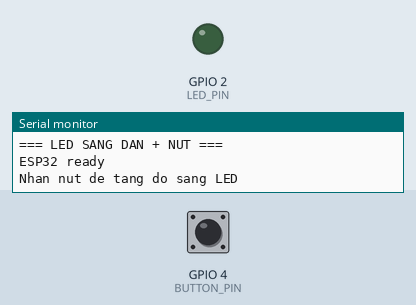
Bench run of a program on a simulated ESP32. Parts: output pins drawn as LEDs (lit = HIGH), the last lines printed to the serial monitor. The inputs (shaded band) are chosen by the test bench; at power-on: GPIO 4 (BUTTON_PIN) HIGH.

Above: at 1.2 s.
1.3 s: GPIO 4 (BUTTON_PIN) pulled LOW for 0.15 s
At 1.9 s:
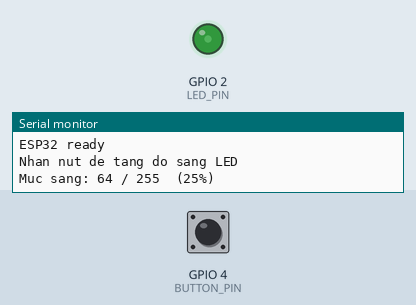
2.9 s: GPIO 4 (BUTTON_PIN) pulled LOW for 1 s
At 3.2 s:
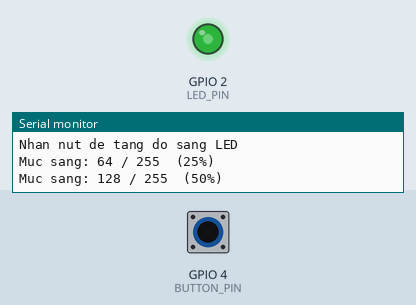
5.4 s: GPIO 4 (BUTTON_PIN) pulled LOW for 0.15 s
At 6.3 s:
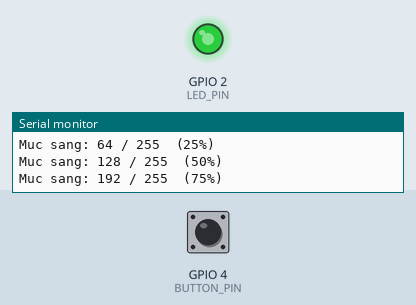
7.0 s: GPIO 4 (BUTTON_PIN) pulled LOW for 3.2 s
At 7.5 s:
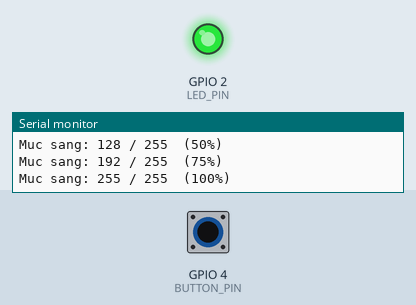
Timing chart, 0 to 10.0 s (numbered marks = the images above; inputs shaded):
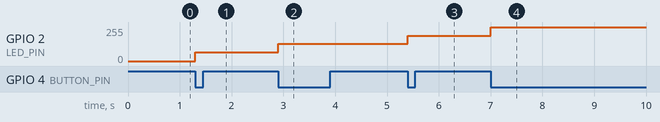

Measured:
- after the input at 1.3 s, GPIO 2 (LED_PIN): 0/255 → 64/255 at once
- after the input at 2.9 s, GPIO 2 (LED_PIN): 64/255 → 128/255 at once
- after the input at 5.4 s, GPIO 2 (LED_PIN): 128/255 → 191/255 at once
- after the input at 7.0 s, GPIO 2 (LED_PIN): 191/255 → 255/255 at once

The program:

main.cpp
```cpp
#include <Arduino.h>

#define LED_PIN 2
#define BUTTON_PIN 4
#define PWM_CHANNEL 0
#define PWM_FREQUENCY 5000
#define PWM_RESOLUTION 8

const uint8_t brightnessLevels[] = {0, 64, 128, 192, 255};
const size_t brightnessCount = sizeof(brightnessLevels) / sizeof(brightnessLevels[0]);

uint8_t brightnessIndex = 0;
bool lastButtonState = HIGH;

void setup()
{
    Serial.begin(115200);

    pinMode(BUTTON_PIN, INPUT_PULLUP);

    ledcSetup(PWM_CHANNEL, PWM_FREQUENCY, PWM_RESOLUTION);
    ledcAttachPin(LED_PIN, PWM_CHANNEL);
    ledcWrite(PWM_CHANNEL, brightnessLevels[brightnessIndex]);

    Serial.println("=== LED SANG DAN + NUT ===");
    Serial.println("ESP32 ready");
    Serial.println("Nhan nut de tang do sang LED");
}

void loop()
{
    const bool buttonState = digitalRead(BUTTON_PIN);

    if (lastButtonState == HIGH && buttonState == LOW)
    {
        brightnessIndex = (brightnessIndex + 1) % brightnessCount;
        const uint8_t duty = brightnessLevels[brightnessIndex];

        ledcWrite(PWM_CHANNEL, duty);

        Serial.print("Muc sang: ");
        Serial.print(duty);
        Serial.print(" / 255  (");
        Serial.print((duty * 100) / 255);
        Serial.println("%)");

        delay(50);
    }

    lastButtonState = buttonState;
}
```
